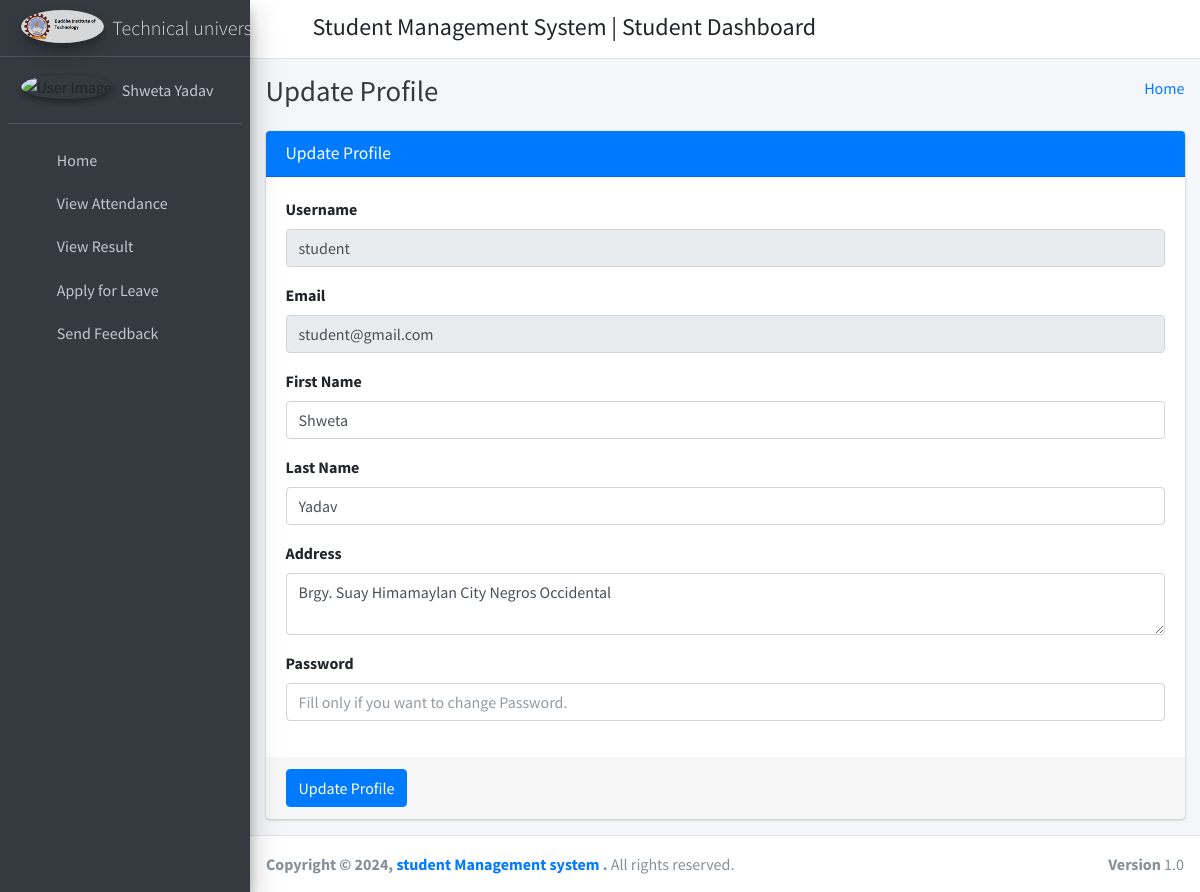
The app's page /student_profile/ (signed in) with its own data.
### student_management_app/models.py (models this page shows)
class CustomUser(AbstractUser):
    user_type_data = ((1, "HOD"), (2, "Staff"), (3, "Student"))
    user_type = models.CharField(default=1, choices=user_type_data, max_length=10)

class Students(models.Model):
    id = models.AutoField(primary_key=True)
    admin = models.OneToOneField(CustomUser, on_delete = models.CASCADE)
    gender = models.CharField(max_length=50)
    profile_pic = models.FileField()
    address = models.TextField()
    course_id = models.ForeignKey(Courses, on_delete=models.DO_NOTHING, default=1)
    session_year_id = models.ForeignKey(SessionYearModel, on_delete=models.CASCADE)
    created_at = models.DateTimeField(auto_now_add=True)
    updated_at = models.DateTimeField(auto_now=True)
    objects = models.Manager()

### student_management_app/StudentViews.py (the view)
# urls.py: path('student_profile/', StudentViews.student_profile, name="student_profile"),
def student_profile(request):
    user = CustomUser.objects.get(id=request.user.id)
    student = Students.objects.get(admin=user)
    context={
        "user": user,
        "student": student
    }
    return render(request, 'student_template/student_profile.html', context)

### student_management_app/templates/student_template/student_profile.html (shortened to what this page needs)
{% extends 'student_template/base_template.html' %}
{% block page_title %}
    Update Profile
{% endblock page_title %}
{% block main_content %}
{% load static %}
<section class="content">
        <div class="container-fluid">
            <div class="row">
                <div class="col-md-12">
                    <div class="card card-primary">
                    <div class="card-header">
                        <h3 class="card-title">Update Profile</h3>
                    </div>
                    <form role="form" method="POST" action="{% url 'student_profile_update' %}">
                        <div class="card-body">
                            <div class="form-group">
                                <label>Username </label>
                                <input type="text" class="form-control" name="username" value="{{ user.username }}" disabled="disabled">
                            </div>
                            <div class="form-group">
                                <label>Email </label>
                                <input type="text" class="form-control" name="email" value="{{ user.email }}" disabled="disabled">
                            </div>
                            <div class="form-group">
                                <label>First Name </label>
                                <input type="text" class="form-control" name="first_name" value="{{ user.first_name }}">
                            </div>
                            <div class="form-group">
                                <label>Last Name </label>
                                <input type="text" class="form-control" name="last_name" value="{{ user.last_name }}">
                            </div>
                            <div class="form-group">
                                <label>Address </label>
                                <textarea name="address" class="form-control" row="5">{{ student.address }}</textarea>
                            </div>
                            <div class="form-group">
                                <label>Password </label>
                                <input type="text" class="form-control" name="password" placeholder="Fill only if you want to change Password.">
                            </div>
                        </div>
                        <div class="card-footer">
                        <button type="submit" class="btn btn-primary">Update Profile</button>
                        </div>
                    </form>
                    </div>
                </div>
            </div>
        </div>
      </section>
  {% endblock main_content %}

### student_management_app/templates/student_template/sidebar_template.html (shortened to what this page needs)
{% load static %}
<aside class="main-sidebar sidebar-dark-primary elevation-4">
      <a href="{% url 'student_home' %}" class="brand-link">
        <img src="{% static 'dist/img/download1.png' %}" alt="AdminLTE Logo" class="brand-image img-circle elevation-3"
            style="opacity: .8">
        <span class="brand-text font-weight-light">Technical  university</span>
      </a>
      <div class="sidebar">
        <div class="user-panel mt-3 pb-3 mb-3 d-flex">
          <div class="image">
            <img src="{% static 'dist/img/download.jpg' %}" class="img-circle elevation-2" alt="User Image">
          </div>
          <div class="info">
            <a href="{% url 'student_profile' %}" class="d-block">{{ user.first_name }} {{ user.last_name }}</a>
          </div>
        </div>
        <nav class="mt-2">
          <ul class="nav nav-pills nav-sidebar flex-column" data-widget="treeview" role="menu" data-accordion="false">
            <li class="nav-item">
              {% url 'student_home' as student_home %}
              <a href="{{ student_home }}" class="nav-link {% if request.path == student_home %} active {% endif %}">
                <i class="nav-icon fas fa-tachometer-alt"></i>
                <p>
                  Home
                </p>
              </a>
            </li>
            <li class="nav-item">
              {% url 'student_view_attendance' as student_view_attendance %}
              <a href="{{ student_view_attendance }}" class="nav-link {% if request.path == student_view_attendance %} active {% endif %}">
                <i class="nav-icon fas fa-calendar-alt"></i>
                <p>
                  View Attendance
                </p>
              </a>
            </li>
            <li class="nav-item">
              {% url 'student_view_result' as student_view_result %}
              <a href="{{ student_view_result }}" class="nav-link {% if request.path == student_view_result %} active {% endif %}">
                <i class="nav-icon fas fa-tasks"></i>
                <p>
                  View Result
                </p>
              </a>
            </li>
            <li class="nav-item">
              {% url 'student_apply_leave' as student_apply_leave %}
              <a href="{{ student_apply_leave }}" class="nav-link {% if request.path == student_apply_leave %} active {% endif %}">
                <i class="nav-icon fas fa-envelope-open-text"></i>
                <p>
                  Apply for Leave
                </p>
              </a>
            </li>
            <li class="nav-item">
              {% url 'student_feedback' as student_feedback %}
              <a href="{{ student_feedback }}" class="nav-link {% if request.path == student_feedback %} active {% endif %}">
                <i class="nav-icon fas fa-comments"></i>
                <p>
                  Send Feedback
                </p>
              </a>
            </li>
          </ul>
        </nav>
      </div>
    </aside>

### records on screen
CustomUser: first_name "Shweta", last_name "Yadav", username "student", email "student@gmail.com"
Students: address "Brgy. Suay Himamaylan City Negros Occidental"
